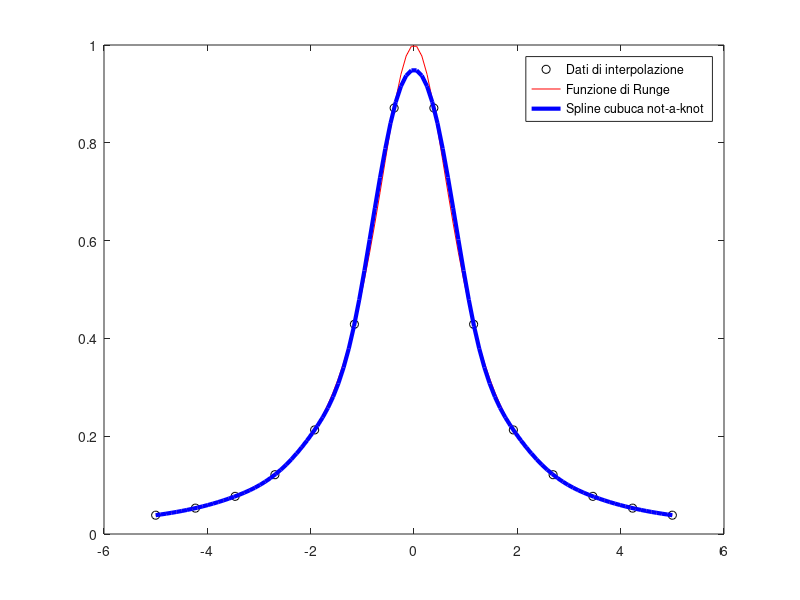

This figure's MATLAB source:
clc
clear all
close all

a = -5;
b = 5;
f = @(x) 1./(1.+x.^2);

for n=6:4:14 % Striamo indicando il numero dei nodi
    x = linspace(a, b, n);
    y = f(x);

    z = linspace(a, b);
    s = spline(x, y, z);
    fz = f(z);
    plot(x, y, 'ko', z, fz,'r', z, s, 'b', 'LineWidth', 3)
    legend("Dati di interpolazione", "Funzione di Runge", "Spline cubuca not-a-knot")
    errmax = max(abs(fz - s))
    pause
end

